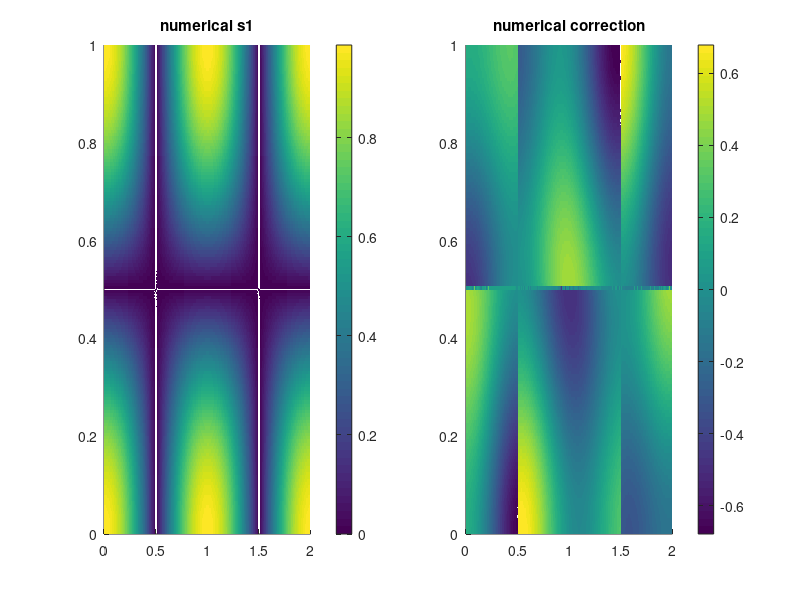

This chart was generated by the following MATLAB code: (Note: this script raises an error after producing the figure.)
close all
clear all
clc
%y=0:0.01:0.5;
%y=y(:);

xdim = 301;
ydim = 151;
xmin = 0
xmax = 2
ymin = 0;
ymax = 1;
x=linspace(xmin,xmax,xdim);
dx = x(2)-x(1);
y=linspace(ymin,ymax,ydim);
dy=y(2)-y(1);
[x,y]=meshgrid(x,y);

A = 0.1;
w = 0.2.*pi;
e = 0.25;

time = linspace(-0.1,0.1,5);
dt = time(2)-time(1);
for i =1:length(time)
    t=time(i);
    a = e.*sin(w.*t);
    b = 1-2.*e.*sin(w.*t);
    f = a.*x.^2+b.*x;
    dfdx = 2.*a.*x+b;    

    u(:,:,i) =-pi.*A.*sin(pi.*f).*cos(y.*pi);    
    v(:,:,i) = pi.*A.*cos(pi.*f).*sin(y.*pi).*dfdx;
end

[dudx,dudy,dudt] = gradient(u,dx,dy,dt);
[dvdx,dvdy,dvdt] = gradient(v,dx,dy,dt);

Du = dudt+u.*dudx+v.*dudy;
Dv = dvdt+u.*dvdx+v.*dvdy;

[dDudx,dDudy,dDudt] = gradient(Du,dx,dy,dt);
[dDvdx,dDvdy,dDvdt] = gradient(Dv,dx,dy,dt);

for t =1:3
    for i =1:ydim
        for j = 1:xdim
            Grad_v = [dudx(i,j,t), dudy(i,j,t);dvdx(i,j,t), dvdy(i,j,t)];
            Grad_D = [dDudx(i,j,t), dDudy(i,j,t); dDvdx(i,j,t), dDvdy(i,j,t)];
            S = 0.5*(Grad_v + Grad_v');
            B = 0.5*(Grad_D + Grad_D')+(Grad_v'*Grad_v);
            [V,D] = eig(S);
            if ~issorted(diag(D))
                [D,I] = sort(diag(D));
                V = V(:, I);
            end
            s1_numerical(i,j,t) = D(1,1);
            X1 = V(:,1);
            cor_numerical(i,j,t) = -s1_numerical(i,j,t).^2+0.5*(X1'*B*X1);
              
        end
    end
end

figure
subplot(121)
surface(x,y,-s1_numerical(:,:,3),'edgecolor','none')
title('numerical s1')
colorbar()
subplot(122)
surface(x,y,cor_numerical(:,:,3),'edgecolor','none')
title('numerical correction')
colorbar()

%{
figure
surface(x,y,-s1_numerical(:,:,3)+1*cor_numerical(:,:,3),'edgecolor','none')
title('numerical')
colorbar()
%}
s1 = s1_numerical(:,:,3);
c1 = cor_numerical(:,:,3);
load dg_ftle_data_long
ftle(1,:,:)=-s1;
n = length(time);
for i =1:n
    T=time(i);
    sig_approx = reshape(-s1-T*c1,[],1);
    sig_true = reshape(ftle(i,:,:),[],1);
    rmse_corrected(i) = sqrt(mean((sig_approx-sig_true).^2));
    sa_bar = mean(sig_approx);
    st_bar = mean(sig_true);
    numerator = sum(sig_approx.*sig_true)-(n*sa_bar*st_bar);
    den1 = sqrt(sum(sig_approx.^2)-n*sa_bar.^2);
    den2 = sqrt(sum(sig_true.^2)-n*st_bar.^2)
    denominator = den1*den2
    cor_corrected(i) = numerator./denominator;
    
    sig_approx = reshape(-s1,[],1);
    rmse_uncorrected(i) = sqrt(mean((sig_approx-sig_true).^2));
    sa_bar = mean(sig_approx);
    st_bar = mean(sig_true);
    numerator = sum(sig_approx.*sig_true)-(n*sa_bar*st_bar);
    den1 = sqrt(sum(sig_approx.^2)-n*sa_bar.^2);
    den2 = sqrt(sum(sig_true.^2)-n*st_bar.^2)
    denominator = den1*den2
    cor_uncorrected(i) = numerator./denominator;
    
    %cor(i) = corr(sig_approx,sig_true);
end

figure
subplot(121)
hold on
plot(-time,rmse_corrected,'b')
plot(-time,rmse_uncorrected,'r')
legend('-s1-T*corr','-s1')
ylabel('rmse')
xlabel('|T|')
subplot(122)
hold on
plot(-time,cor_corrected,'b')
plot(-time,cor_uncorrected,'r')
ylabel('correlation')
xlabel('|T|')
legend('-s1-T*corr','-s1')

%}